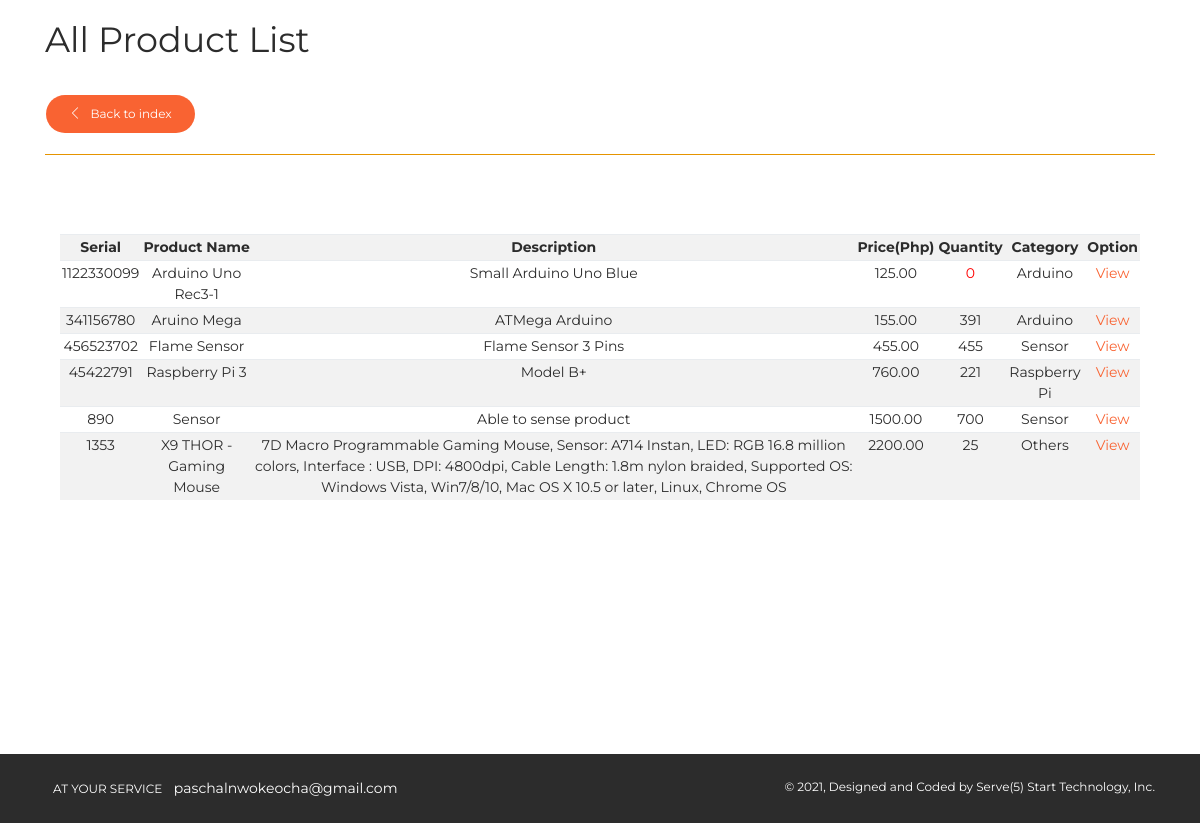
The page /pawn/e_ps/pages/user_products.php (signed in) on the database its author committed.
### tables this page shows
CREATE TABLE IF NOT EXISTS `products` (
`prod_id` int(11) NOT NULL,
  `prod_name` varchar(50) NOT NULL,
  `prod_desc` varchar(500) NOT NULL,
  `prod_qty` int(11) NOT NULL,
  `prod_cost` decimal(10,2) NOT NULL,
  `prod_price` decimal(10,2) NOT NULL,
  `category` varchar(100) NOT NULL,
  `supplier` varchar(100) NOT NULL,
  `prod_serial` varchar(50) NOT NULL,
  `prod_pic1` varchar(500) NOT NULL,
  `prod_pic2` varchar(500) NOT NULL,
  `prod_pic3` varchar(500) NOT NULL
);

### pawn/e_ps/pages/user_products.php (the view, shortened to what this page needs)
<!DOCTYPE html>
<html lang="en">
<head>
    <link rel="stylesheet" href="https://maxcdn.bootstrapcdn.com/font-awesome/latest/css/font-awesome.min.css" />
    <link href="../assets/css/bootstrap.min.css" rel="stylesheet" />
    <link href="../assets/css/now-ui-kit.css?v=1.1.0" rel="stylesheet" />
    <link href="../assets/css/demo.css" rel="stylesheet" />
    <link rel="stylesheet" href="../plugins/datatables/dataTables.bootstrap.css">
</head>
<body class="index-page sidebar-collapse">
    <div class="wrapper"><br>
        <div class="main">
            <div class="section section-basic">
                <div class="container">
                      <h2>All Product List</h2>
                      <a class="btn btn-primary btn-round" href="user_index.php"><i class="now-ui-icons arrows-1_minimal-left"></i> &nbsp Back to index</a>
                      <hr color="orange">
                <div class="col-md-12">
                <br>
                <div class="panel panel-success panel-size-custom">
                        <div class="panel-body">
                            <?php
                                      include('../config/dbconn.php');
                                      $query = "SELECT * FROM products ORDER BY prod_name ASC";
                                      $result = mysqli_query($dbconn,$query);
                                      ?>
                                <br>
                                <br>
                                <table id="" class="table table-condensed table-striped">
                                    <tr>
                                      <th>Serial</th>
                                      <th>Product Name</th>
                                      <th>Description</th>
                                      <th>Price(Php)</th>
                                      <th>Quantity</th>
                                      <th>Category</th>
                                      <th>Option</th>
                                    </tr>
                                        <?php
                                          if($result){
                                            while($res = mysqli_fetch_array($result)) {
                                              echo "<tr>";
                                                echo "<td>".$res['prod_serial']."</td>";
                                                echo "<td>".$res['prod_name']."</td>";
                                                echo "<td>".$res['prod_desc']."</td>";
                                                echo "<td>".$res['prod_price']."</td>";
                                                $prod_qty=$res['prod_qty'];
                                                if ($prod_qty<=10){
                                                ?>
                                                 <td><span style="color:red;"><?php echo $res['prod_qty'];?></span></td>
                                                 <?php
                                                }else{
                                               ?>
                                               <td><?php echo $res['prod_qty'];?></td>
                                               <?php }
                                                echo "<td>".$res['category']."</td>";
                                                echo "<td><a href=\"user_product_details.php?prod_id=$res[prod_id]\">View</a></td>";
                                              echo "</tr>";
                                            }
                                          }?>
                                </table><br><br><br><br>
                        </div>
                    </div>
                </div>
            </div>
        </div>
<br><br><br><br>
<footer class="footer" data-background-color="black">
            <div class="container">
                <nav>
                    <ul>
                        <li>
                        <a href="" target="_blank">
                                At your service
                            </a>
                        </li>
                        <li>
                            paschalnwokeocha@gmail.com
                        </li>
                    </ul>
                </nav>
                <div class="copyright">
                    &copy;
                    , Designed and Coded by Serve(5) Start Technology, Inc.
                </div>
            </div>
        </footer>
    </div>
</body>
</html>

### pawn/e_ps/assets/css/demo.css (style rules this page uses)
.section-basic { padding-top: 0; }

### rows shown on the page
products: prod_serial "1122330099", prod_name "Arduino Uno Rec3-1", prod_desc "Small Arduino Uno Blue", prod_price "125.00", prod_qty "0", category "Arduino"
products: prod_serial "341156780", prod_name "Aruino Mega", prod_desc "ATMega Arduino", prod_price "155.00", prod_qty "391", category "Arduino"
products: prod_serial "456523702", prod_name "Flame Sensor", prod_desc "Flame Sensor 3 Pins", prod_price "455.00", prod_qty "455", category "Sensor"
products: prod_serial "45422791", prod_name "Raspberry Pi 3", prod_desc "Model B+", prod_price "760.00", prod_qty "221", category "Raspberry Pi"
products: prod_serial "890", prod_name "Sensor", prod_desc "Able to sense product", prod_price "1500.00", prod_qty "700", category "Sensor"
products: prod_serial "1353", prod_name "X9 THOR - Gaming Mouse", prod_desc "7D Macro Programmable Gaming Mouse, Sensor: A714 Instan, LED: RGB 16.8 million colors, Interface : USB, DPI: 4800dpi, Cable Length: 1.8m nylon braided, Supported OS: Windows Vista, Win7/8/10, Mac OS X 10.5 or later, Linux, Chrome OS", prod_price "2200.00", prod_qty "25", category "Others"
